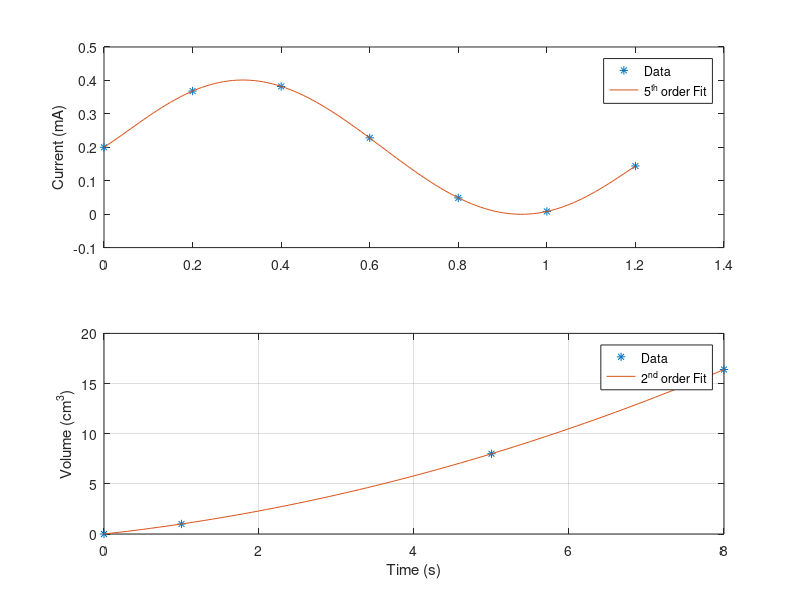

This chart was generated by the following MATLAB code:
% Assignment 5 solution
% 19.4

% Part (a) analytically

% The analytical soltion yeild to the following function
clc;close all;clear;
f_a = @(x) x-(x.^2)/2 - (x.^4) + (x.^6)./3; %defined the analytical solution
a=-2; % define the integral limits
b=4; 
I_a = f_a(b)-f_a(a);
fprintf('The results for part (a) = %0.2f \n',I_a );

% f = @(x)(1-x-4.*x.^3 +2.*x.^5);
% quad(f,-2,4)

% Part (b) Single application of trapezoidal rule
f = @(x) 1-x-4*x^3+2*x^5; %defined the function
a=-2; % define the integral limits
b=4; 
I_b = (b-a)*( f(a)+f(b))/2;
e_t = abs(I_a-I_b)/abs(I_a)*100;
fprintf('The results for part (b) = %0.2f with true %% error of %0.2f \n', I_b,e_t);

% Part (c) composite trapezoidal rule with n = 2 and b = 4;
a=-2; % define the integral limits
b=4; 
n=2; 
h = (b-a)/n; % step size
S = f(a)+f(b); % S is a variable to implement the sumation in a loop
x=a;    % starting point
for i=1:n-1     % loop to implement the sumattion of the composite trapezoidal rule
    x=x+h;  %calculate the next point based on the step size
    S=S+(2*f(x));   % add more terms to the sumation
end
I_c = (b-a)*(S/(2*n));
e_t = abs(I_a-I_c)/abs(I_a)*100;
fprintf('The results for part (c) with (n=2) = %0.2f with true %% error of %0.2f \n', I_c,e_t);

% repeat the aboce code with n=4
a=-2; % define the integral limits
b=4; 
n=4; 
h = (b-a)/n; % step size
S = f(a)+f(b); % S is a variable to implement the sumation in a loop
x=a;    % starting point
for i=1:n-1     % loop to implement the sumattion of the composite trapezoidal rule
    x=x+h;  %calculate the next point based on the step size
    S=S+(2*f(x));   % add more terms to the sumation
end
I_c = (b-a)*(S/(2*n));
e_t = abs(I_a-I_c)/abs(I_a)*100;
fprintf('The results for part (c) with (n=4) = %0.2f with true %% error of %0.2f \n', I_c,e_t);

% Part (d) single application of Simpson?s 1/3 rule
x0=-2; % define the integral limits
x2=4;
x1 = (x0+x2)/2; % calculate the midpoint
I_d = (x2-x0)*(f(x0)+4*f(x1)+f(x2))/6;
e_t = abs(I_a-I_d)/abs(I_a)*100;
fprintf('The results for part (d) = %0.2f with true %% error of %0.2f \n', I_d,e_t);

% Part (e) Simpson?s 3/8 rule
x0=-2; % define the integral limits
x4=4;
h=(x4-x0)/3; % calculate the step size
x1=x0+h;    %calculate the first midpoint
x2=x1+h;    %calculate the second midpoint
I_e = (x4-x0)*(f(x0)+3*f(x1)+3*f(x2)+f(x4))/8;
e_t = abs(I_a-I_e)/abs(I_a)*100;
fprintf('The results for part (e) = %0.2f with true %% error of %0.2f \n', I_e,e_t);

%% Problem 19.8
clear;clc;close all;

t=[1 2 3.25 4.5 6 7 8 8.5 9 10];
v=[5 6 5.5 7 8.5 8 6 7 7 5];

% Integrate using the trapezoidal rule, apply the trapezoidal rule to each
% 2 points as follow
I_a=0; % initial value of the integral
for i = 1:1:length(t)-1
I_a = I_a+( t(i+1)-t(i))*(v(i+1)+v(i))/2; %adding the terms to the integral 
end
fprintf('(a) The distance traveled using the trapezoidal rule = %0.2f m \n', I_a);
fprintf('    The the average velocity = %0.2f m/s \n', I_a/10);

% To fit a cubic equation using polynomial regression
P = polyfit(t,v,3); 
% create a cubic function based on the regression fitting
f_analytical = @(x) P(1).*x.^3 +  P(2).*x.^2 + P(3).*x.^1 + P(4);
% Integrating the function 
I_b = quad(f_analytical,1,10);
fprintf('(b) The distance traveled = %0.2f m \n', I_b);

%% Problem 20.4
clear;clc;close all;
t=[ 0 0.2 0.4 0.6 0.8 1 1.2];
i=[0.2 0.3683 0.3819 0.2282 0.0486 0.0082 0.1441];
C=10^-5; %capacitor value
subplot(2,1,1)
plot(t,i,'*')   % plot the given data
P=polyfit(t,i,5);   %fit a 5th order polynomial to the given data
% create a function based on the fitting model
f=@(x) P(1).*x.^5 + P(2).*x.^4 + P(3).*x.^3 +P(4).*x.^2+P(5).*x+P(6);
%create new time vectore to graph the fitting function
t=0:0.01:1.2;
hold on;plot(t,f(t))    %graph the fitting function
legend('Data','5^t^h order Fit')
ylabel('Current (mA)')

% calculation of the capacitor voltage
h=0.01; % step size of the time vectore  
v=0; %initial voltage at t=0;
i=1;  % create index i 
for t=h:h:1.2   % loop to calculate the points of the voltages
v(i+1)= v(i)+(1/C)*quad(f,t,t+h);   % integrate the current 
i=i+1;  % increament the index
end
%graph the voltage waveform
subplot(2,1,2)
t=0:h:1.2;
plot(t,v/1000)
ylabel('Voltage (V)')
xlabel('Time (s)')

%% Problem 21.13
clear;clc;close all;
t=0:2:16;
x=[0 0.7 1.8 3.4 5.1 6.3 7.3 8 8.4];
% Part (a) centered finite-difference with non correction
i=6; % The time t=10 is at index i=6;
h=2; % step size from the time vector
velocity_a = (x(i+1)-x(i-1))/(2*h);
acceleration_a = (x(i+1)-2*x(i)+x(i-1))/(h^2);

fprintf('(a) The velocity = %0.4f m/s and acceleration = %0.4f m/s^2 \n', velocity_a,acceleration_a);


% Part (b) centered finite-difference with second-order correct
i=6; % The time t=10 is at index i=6;
h=2; % step size from the time vector
velocity_a = (-x(i+2)+8*x(i+1)-8*x(i-1)+x(i-2))/(12*h);
acceleration_a = (-x(i+2)+16*x(i+1)-30*x(i)+16*x(i-1)-x(i-2))/(12*h^2);

fprintf('(b) The velocity = %0.4f m/s and acceleration = %0.4f m/s^2 \n', velocity_a,acceleration_a);

%% Problem 21.20
clear;clc;close all
% the given data
t=[ 0 1 5 8];
V=[0 1 8 16.4];
% graph the data
plot(t,V,'*')
% Fit a second order polynomial
P=polyfit(t,V,2);
% create a function f based on the above fitting
f=@(x) P(1).*x.^2 +P(2).*x + P(3);
% create a function of the derivative based on the above polynomial 
f_diff = @(x) 2*P(1).*x +P(2);
% create time vector to plot the fitting model
t1=0:0.1:8;
% graph the fitting 
hold on
plot(t1,f(t1))
legend('Data','2^n^d order Fit')
grid on
ylabel('Volume (cm^3)')
xlabel('Time (s)')

fprintf('The estimated flow rate (at t=7) is %0.4f cm^3/s \n', f_diff(7));

